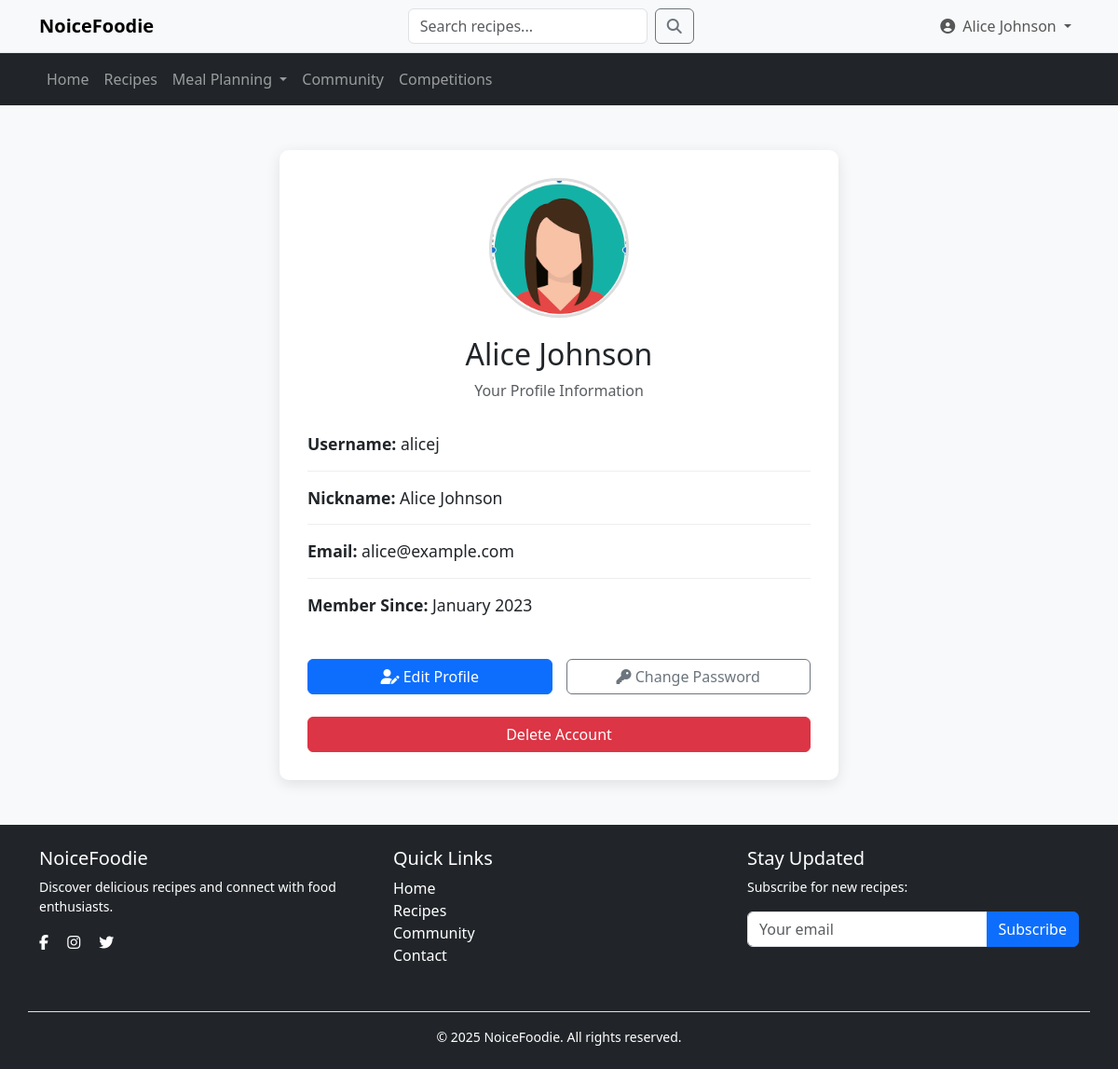
Page /users/profile.php (signed in) on the committed database.
### tables this page shows
CREATE TABLE users (
  user_id int(11) NOT NULL AUTO_INCREMENT PRIMARY KEY,
  username varchar(50) NOT NULL,
  nickname varchar(100) DEFAULT NULL,
  email varchar(100) NOT NULL,
  password varchar(255) NOT NULL,
  registration_date TIMESTAMP DEFAULT CURRENT_TIMESTAMP,
  reset_token varchar(255) DEFAULT NULL,
  reset_token_expiry datetime DEFAULT NULL,
  avatar int(11) DEFAULT 0,
  UNIQUE KEY email (email)
);

### users/profile.php (the view, shortened to what this page needs)
<?php
require_once '../config/db.php';
$user_id = $_SESSION['user_id'];
$stmt = $usersDB->prepare("SELECT email, nickname, avatar, registration_date FROM users WHERE user_id = ?");
$stmt->execute([$user_id]);
$user = $stmt->fetch(PDO::FETCH_ASSOC);
$user_email = $user['email'] ?? 'Not Available';
$nickname = $user['nickname'] ?? $_SESSION['username'];
$avatar_id = $user['avatar'] ?? 0;
$registration_date = $user['registration_date'] ?? null;
$member_since = $registration_date ? date('F Y', strtotime($registration_date)) : 'Unknown';
$preset_avatars = [
    'avatar1.png',
    'avatar2.png',
    'avatar3.png',
    'avatar4.png',
    'avatar5.png',
    'avatar6.png'
];
$current_avatar = $preset_avatars[$avatar_id] ?? $preset_avatars[0];
?>
<!DOCTYPE html>
<html lang="en">
<head>
    <link href="https://cdn.jsdelivr.net/npm/bootstrap@5.3.2/dist/css/bootstrap.min.css" rel="stylesheet">
    <link rel="stylesheet" href="https://cdnjs.cloudflare.com/ajax/libs/font-awesome/6.0.0/css/all.min.css">
</head>
<body class="bg-light">
    <?php include_once '../includes/navigation.php'; ?>
    <div class="container mt-5">
        <div class="profile-card">
            <div class="profile-header">
                <div class="profile-img-container">
                    <img src="../assets/avatars/<?= $current_avatar ?>" class="profile-img" alt="Profile Picture">
                </div>
                <h2><?= htmlspecialchars($nickname) ?></h2>
                <p class="text-muted">Your Profile Information</p>
            </div>
            <div class="profile-info">
                <p><strong>Username:</strong> <?= htmlspecialchars($_SESSION['username']) ?></p>
                <p><strong>Nickname:</strong> <?= htmlspecialchars($nickname) ?></p>
                <p><strong>Email:</strong> <?= htmlspecialchars($user_email) ?></p>
                <p><strong>Member Since:</strong> <?= htmlspecialchars($member_since) ?></p>
            </div>
            <div class="profile-actions">
                <a href="edit_profile.php" class="btn btn-primary">
                    <i class="fas fa-user-edit"></i> Edit Profile
                </a>
                <a href="change_password.php" class="btn btn-outline-secondary">
                    <i class="fas fa-key"></i> Change Password
                </a>
            </div>
            <button class="btn btn-danger w-100 mt-4" onclick="confirmDelete()">Delete Account</button>
        </div>
    </div>
    <?php include_once '../includes/footer.php'; ?>
</body>
</html>

### users/profile.php (style rules this page uses)
.profile-img-container { display: flex; justify-content: center; margin-bottom: 20px; }
.profile-img { width: 150px; height: 150px; object-fit: cover; border-radius: 50%; border: 3px solid #ddd; }
.profile-header { text-align: center; margin-bottom: 2rem; }
.profile-card { background: #fff; border-radius: 10px; padding: 30px; margin: 0 auto; box-shadow: 0 4px 15px rgba(0, 0, 0, 0.1); max-width: 600px; }
.profile-info { margin-bottom: 30px; }
.profile-info p { font-size: 1.1rem; margin-bottom: 15px; border-bottom: 1px solid #eee; padding-bottom: 15px; }
.profile-info p:last-child { border-bottom: none; }
.profile-actions { display: grid; grid-template-columns: 1fr 1fr; gap: 15px; margin-top: 20px; }

### rows in the picture
users: nickname "Alice Johnson", email "alice@example.com", registration_date "January 2023"

### other values in the picture
$display_name "Alice Johnson"
$_SESSION['username'] "alicej"
